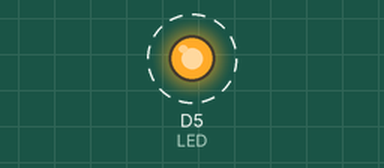
This sketch was run on a simulated ESP8266 (NodeMCU). Parts: output pins drawn as LEDs (lit = HIGH). Dashed ring = blinking. WiFi joins after 1.5 s; servers stay silent unless stated; network time is answered at once with the bench clock; the local clock reads 2024-03-15 10:24:30 at power-on unless the sketch sets it; what the sketch prints to the serial monitor is not drawn.

Above: at 1.7 s.
Timing chart, 0 to 4.5 s (numbered marks = the images above):
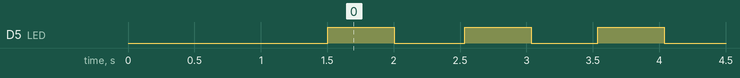

The sketch:

clock_led1.ino
```cpp
//41615064 이준호
#include <ESP8266WiFi.h>
#include <NTPClient.h>
#include <WiFiUdp.h>

// Replace with your network credentials
const char *ssid     = "-";
const char *password = "-";
#define LED D5
// Define NTP Client to get time
WiFiUDP udp;
NTPClient timeClient(udp, "kr.pool.ntp.org");//32400

void setup() {
  // Initialize Serial Monitor
  Serial.begin(115200);
  pinMode(LED, OUTPUT);

  // Connect to Wi-Fi
  Serial.print("Connecting to ");
  Serial.println(ssid);
  WiFi.begin(ssid, password);
  while (WiFi.status() != WL_CONNECTED) {
    delay(500);
    Serial.print(".");
  }

// Initialize a NTPClient to get time
  timeClient.begin();
  timeClient.setTimeOffset(32400);//kr
}

void loop() {
  static unsigned long loopCnt = 0;
  static unsigned long nextMil = millis() + 1000;

  if(millis() > nextMil){
    nextMil = millis() + 1000;
    loopCnt++;

    timeClient.update();
    unsigned long epochTime = timeClient.getEpochTime();
    struct tm *ptm = gmtime ((time_t *)&epochTime);

    int CD = ptm->tm_mday;
    int CM = ptm->tm_mon+1;
    int CY = ptm->tm_year+1900;

    int HH = ptm->tm_hour;
    int MM = ptm->tm_min;
    int SS = ptm->tm_sec;
    Serial.println(loopCnt);
    Serial.printf("%04d:%02d.%02d\n",CY,CM,CD);
    Serial.printf("%02d:%02d.%02d\n",HH,MM,SS);

  }
  delay(1);
  digitalWrite(LED, HIGH);
  delay(500);
  digitalWrite(LED, LOW);
  delay(500);
  }
```

SOSsignal.cpp
```cpp
//SOSsignal.cpp

#include<Arduino.h>
#include<SOSsignal.h>

SOSsignal::SOSsignal(int pin)
{
    _pin=pin;
    pinMode(_pin,OUTPUT);
}
void SOSsignal::dot()
{
    for(i=0;i<3;i++){
    digitalWrite(_pin,HIGH);
    delay(250);
    digitalWrite(_pin,LOW);
    delay(250);
    }
}
void SOSsignal::dash()
{
    for(i=0;i<3;i++){
    digitalWrite(_pin,HIGH);
    delay(1000);
    digitalWrite(_pin,LOW);
    delay(250);
    }
}
```

SOSsignal.h
```cpp
//SOSsignal.h

#ifndef SOSsignal_h
#define SOSsignal_h

#include<Arduino.h>

class SOSsignal
{
    public:
        SOSsignal(int pin);
        void dot();
        void dash();
    private:
        int _pin;
        int i;
};

#endif
```

Measured:
- by itself, D5 (LED): alternates HIGH for 0.50 s and LOW for 0.50 s
